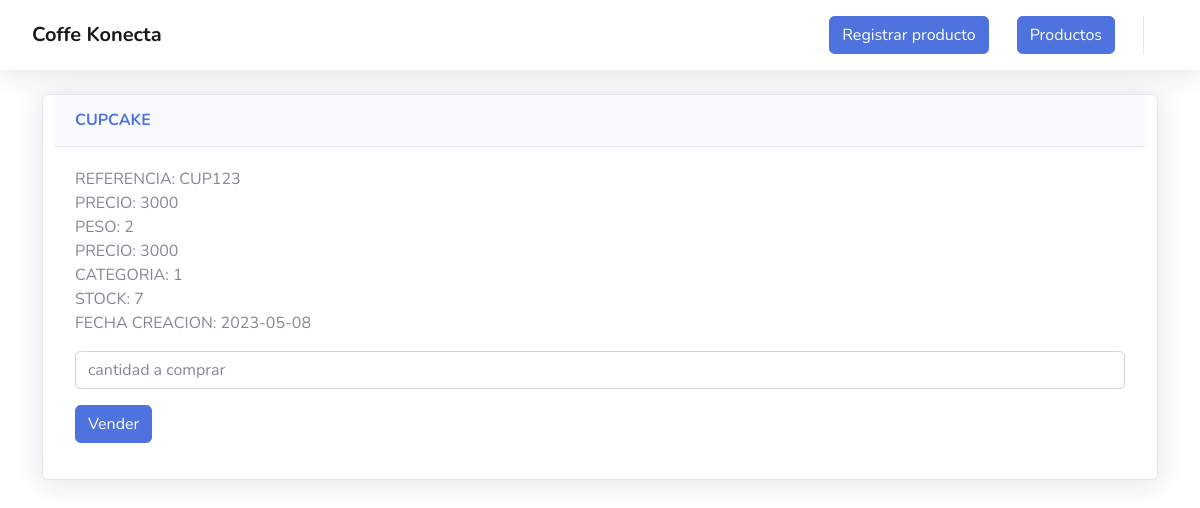
The page /View/Comprar.php?id=14 (signed in) on the database its author committed.
### tables this page shows
CREATE TABLE `producto` (
  `ID` int(11) NOT NULL,
  `NOMBRE_PRODUCTO` varchar(255) NOT NULL,
  `REFERENCIA` varchar(255) NOT NULL,
  `PRECIO` int(11) NOT NULL,
  `PESO` int(11) NOT NULL,
  `CATEGORIA` int(11) NOT NULL,
  `STOCK` int(11) NOT NULL,
  `FECHA_CREACION` date NOT NULL
);

### Controllers/controllersProductos.php (called while the page is built, shortened)
<?php
class ControllerProductos{
    public function getId(){
        require_once("./../Model/productos.php");
        $productos = new Productos();
        $data = $productos->getById($_GET['id']);
        return json_encode($data);
    }
}
?>

### db/database.php (called while the page is built)
<?php
class DATABASE{
    private $host;
    private $database_name;
    private $username;
    private $password;
    private $charset;
    public function __construct(){
        $this->host     = 'localhost';
        $this->database_name   = 'cafeteria';
        $this->username     = 'root';
        $this->password     = '';
        $this->charset  = 'utf8mb4';
    }
    function getConnection(){
        try {
            $option = [PDO::ATTR_ERRMODE => PDO::ERRMODE_EXCEPTION,
            PDO::ATTR_EMULATE_PREPARES => false];
            $conn = new PDO("mysql:host=" . $this->host
                            . ";dbname=" . $this->database_name
                            . ";charset=" . $this->charset
                            ,$this->username
                            ,$this->password
                            ,$option);
                            return $conn;
        } catch (PDOException $e) {
            print_r("Error connection : " . $e->getMessage());
        }
    }
}

### Model/productos.php (called while the page is built, shortened)
<?php
include_once('./../db/database.php');
class Productos extends DATABASE{
    private $table = 'producto';
    public function getById($id){
        try
        {
            $stm = $this->getConnection()->prepare("SELECT * FROM $this->table WHERE id= ?");
            $stm->execute([$id]);
            return $stm->fetch(PDO::FETCH_OBJ);
        }
        catch (PDOException $e)
        {
            die($e->getMessage());
        }
    }
}

### View/Comprar.php (the view, shortened to what this page needs)
<?php
echo "<link href='https://cdn.jsdelivr.net/npm/bootstrap@5.1.3/dist/css/bootstrap.min.css' rel='stylesheet'>";
require_once "./base/navbar.php";
?>
<div class="container">
    <div class="row mt-4">
    <?php
include_once './../Controllers/controllersProductos.php';
$controllers = new ControllerProductos;
$producto =  json_decode($controllers->getId($_GET['id'])) ;
?>
        <div class="card shadow mb-4">
            <div class="card-header py-3">
                <h6 class="m-0 font-weight-bold text-primary"><?php echo $producto->NOMBRE_PRODUCTO ?></h6>
            </div>
            <div class="card-body">
<?php
echo "REFERENCIA: " . $producto->REFERENCIA . "</br>";
echo "PRECIO: " . $producto->PRECIO . "</br>";
echo "PESO: " . $producto->PESO . "</br>";
echo "PRECIO: " . $producto->PRECIO . "</br>";
echo "CATEGORIA: " . $producto->CATEGORIA . "</br>";
echo "STOCK: " . $producto->STOCK . "</br>";
echo "FECHA CREACION: " . $producto->FECHA_CREACION . "</br>";
?>
<form action="./ruteador.php?controller=Comprar&action=create" method="post">
    <input class="form-control my-3" type="number" name="cantidad" placeholder="cantidad a comprar" >
    <input class="btn btn-primary" name="salvar" type="submit" value="Vender">
</form>
                </div>
                </div>
            </div>

### rows shown on the page
producto: NOMBRE_PRODUCTO "CUPCAKE", REFERENCIA "CUP123", PRECIO "3000", PESO "2", CATEGORIA "1", STOCK "7", FECHA_CREACION "2023-05-08"
